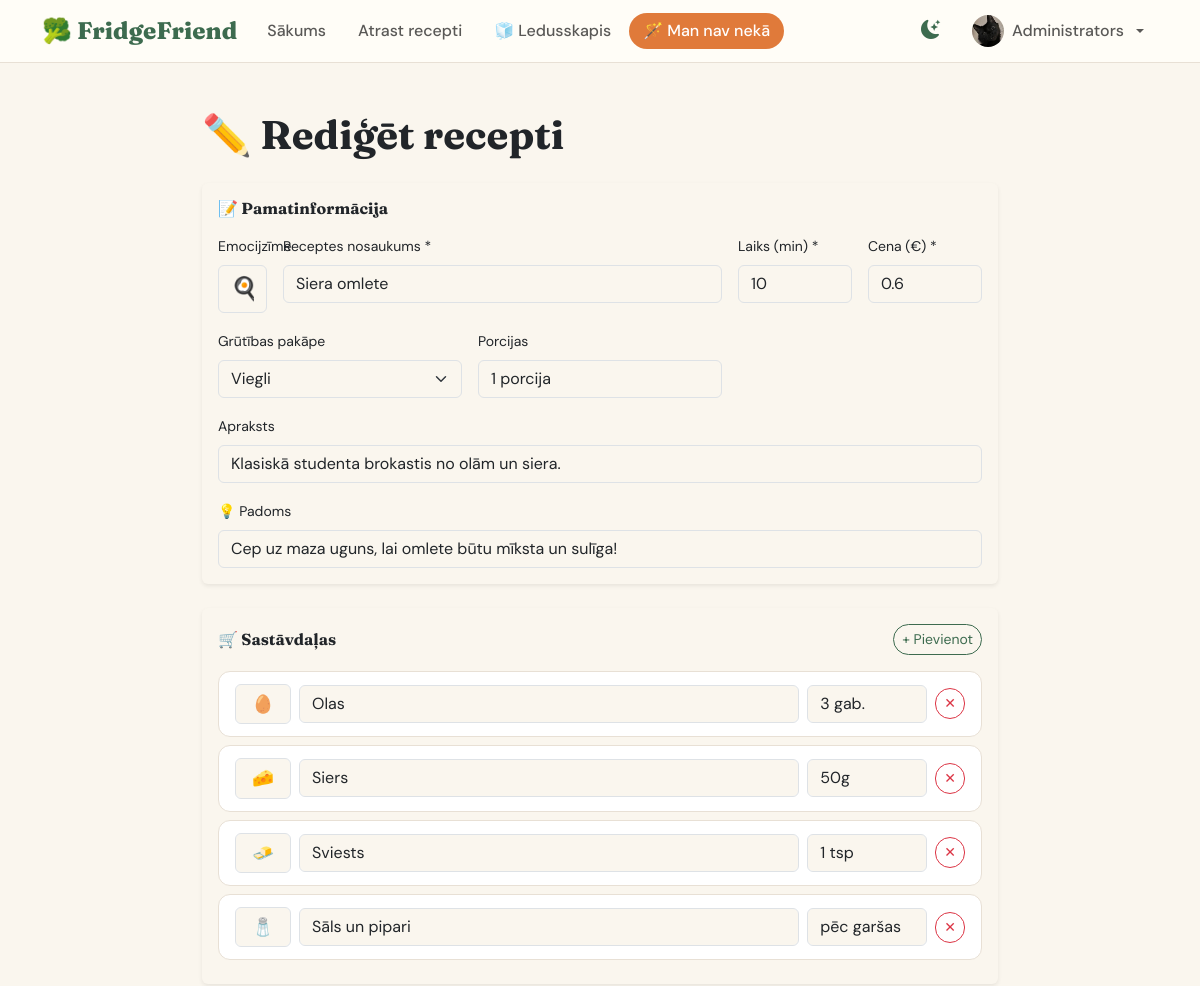
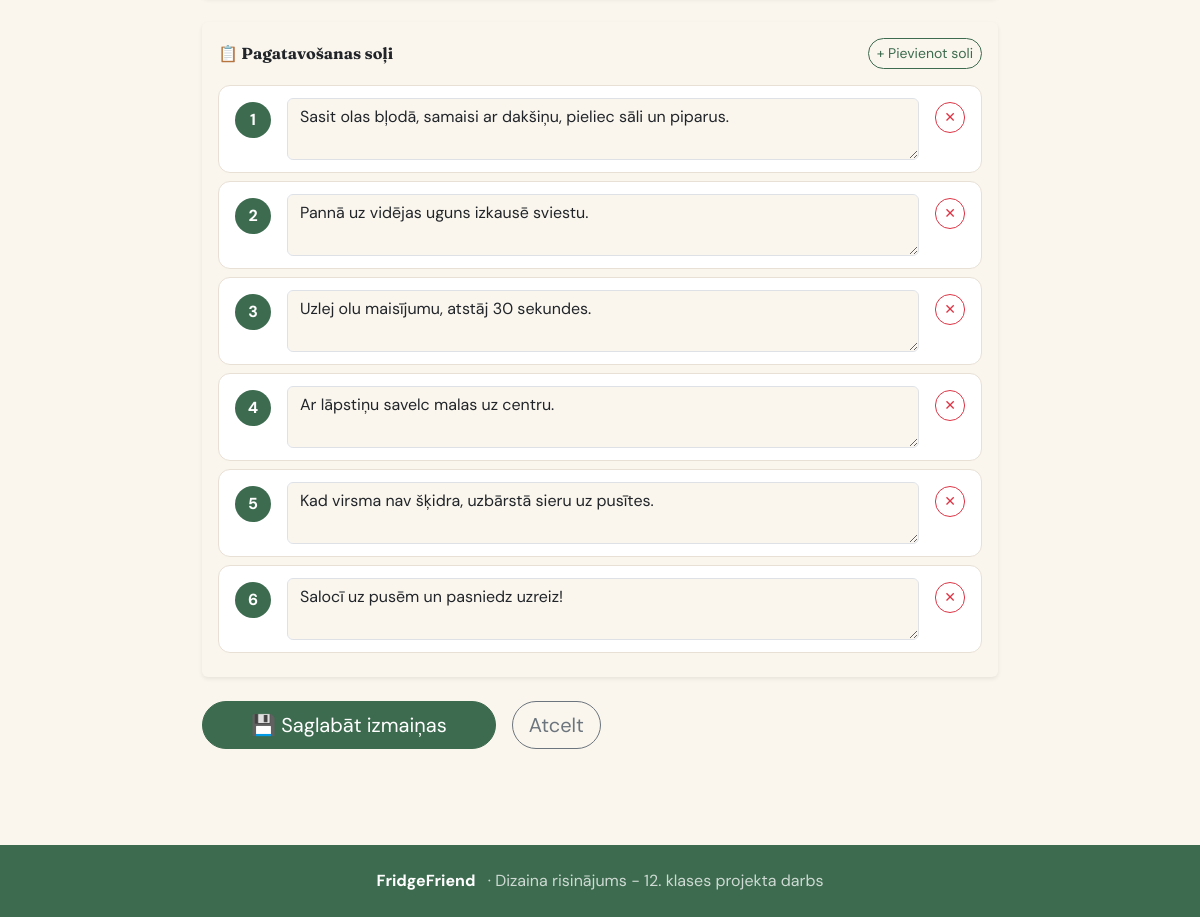
Screenshot of /recepte/1/rediget (signed in) with the database file from the repository (2 pictures, top to bottom).
### tables this page shows
CREATE TABLE users (
            id            INTEGER PRIMARY KEY AUTOINCREMENT,
            username      TEXT    UNIQUE NOT NULL,
            email         TEXT    UNIQUE NOT NULL,
            password_hash TEXT    NOT NULL,
            display_name  TEXT,
            bio           TEXT,
            profile_pic   TEXT,
            is_admin      INTEGER DEFAULT 0,
            created_at    TEXT    DEFAULT CURRENT_TIMESTAMP
        );

CREATE TABLE recipes (
            id           INTEGER PRIMARY KEY AUTOINCREMENT,
            name         TEXT    NOT NULL,
            emoji        TEXT    DEFAULT "🍽️",
            time_minutes INTEGER DEFAULT 15,
            cost_eur     REAL    DEFAULT 1.0,
            difficulty   TEXT    DEFAULT "Viegli",
            serves       TEXT    DEFAULT "1 porcija",
            tip          TEXT,
            description  TEXT,
            created_by   INTEGER,
            is_official  INTEGER DEFAULT 1,
            is_public    INTEGER DEFAULT 1,
            created_at   TEXT    DEFAULT CURRENT_TIMESTAMP,
            FOREIGN KEY(created_by) REFERENCES users(id) ON DELETE SET NULL
        );

CREATE TABLE recipe_ingredients (
            id              INTEGER PRIMARY KEY AUTOINCREMENT,
            recipe_id       INTEGER NOT NULL,
            ingredient_name TEXT,
            emoji           TEXT,
            amount          TEXT,
            is_optional     INTEGER DEFAULT 0,
            FOREIGN KEY(recipe_id) REFERENCES recipes(id) ON DELETE CASCADE
        );

CREATE TABLE recipe_steps (
            id          INTEGER PRIMARY KEY AUTOINCREMENT,
            recipe_id   INTEGER NOT NULL,
            step_number INTEGER,
            description TEXT,
            FOREIGN KEY(recipe_id) REFERENCES recipes(id) ON DELETE CASCADE
        );

### app.py (the view, shortened to what this page needs)
@app.route('/recepte/<int:recipe_id>/rediget', methods=['GET', 'POST'])
@login_required
def rediget_recepti(recipe_id):
    recipe = recipes.get_by_id(recipe_id)
    user = get_current_user()
    if not recipe or (recipe['created_by'] != user['id'] and not user['is_admin']):
        flash('Nav atļauts.', 'danger')
        return redirect(url_for('sakums'))
    return render_template('izveidot_recepti.html', recipe=recipe,
                           r_ings=recipes.get_ingredients(recipe_id),
                           r_steps=recipes.get_steps(recipe_id))

### app.py (called while the page is built)
def get_current_user():
    if 'user_id' in session:
        return users.get_by_id(session['user_id'])
    return None

def login_required(f):
    @wraps(f)
    def decorated(*args, **kwargs):
        if not get_current_user():
            flash('Lūdzu pieslēdzies.', 'warning')
            return redirect(url_for('login'))
        return f(*args, **kwargs)
    return decorated

@app.context_processor
def inject_user():
    return dict(current_user=get_current_user())

### models.py (called while the page is built)
    def connect(self):
        conn = sqlite3.connect(self.path)
        conn.row_factory = sqlite3.Row
        conn.execute("PRAGMA foreign_keys = ON")
        return conn

    def fetchone(self, sql, params=()):
        conn = self.connect()
        try:
            return conn.execute(sql, params).fetchone()
        finally:
            conn.close()

    def fetchall(self, sql, params=()):
        conn = self.connect()
        try:
            return conn.execute(sql, params).fetchall()
        finally:
            conn.close()

    def get_by_id(self, uid):
        return self.db.fetchone("SELECT * FROM users WHERE id=?", (uid,))

    def get_by_id(self, rid):
        return self.db.fetchone(
            """SELECT r.*, u.username as creator_username, u.display_name as creator_display,
                      u.profile_pic as creator_pic,
                      (SELECT COUNT(*) FROM recipe_likes WHERE recipe_id=r.id) as like_count
               FROM recipes r LEFT JOIN users u ON r.created_by=u.id
               WHERE r.id=?""", (rid,)
        )

    def get_ingredients(self, rid):
        return self.db.fetchall(
            "SELECT * FROM recipe_ingredients WHERE recipe_id=? ORDER BY id", (rid,)
        )

    def get_steps(self, rid):
        return self.db.fetchall(
            "SELECT * FROM recipe_steps WHERE recipe_id=? ORDER BY step_number", (rid,)
        )

### templates/izveidot_recepti.html (shortened to what this page needs)
{% extends "base.html" %}
{% block content %}
<div class="container-xl py-5" style="max-width:820px">
  <h1 class="ff-display fw-bold mb-1">
    {% if admin_mode %}🛡️ Jauna oficiālā recepte
    {% elif recipe %}✏️ Rediģēt recepti
    {% else %}🍽️ Izveidot recepti
    {% endif %}
  </h1>
  <form method="POST">
    <div class="card border-0 shadow-sm mb-4">
      <div class="card-body">
        <h6 class="ff-display fw-bold mb-3">📝 Pamatinformācija</h6>
        <div class="row g-3">
          <div class="col-md-1">
            <label class="form-label small">Emocijzīme</label>
            <input type="text" name="emoji" class="form-control text-center" style="font-size:1.4rem" value="{{ recipe.emoji if recipe else '🍽️' }}" required>
          </div>
          <div class="col-md-7">
            <label class="form-label small">Receptes nosaukums *</label>
            <input type="text" name="name" class="form-control" placeholder="piem. Siera omlete" value="{{ recipe.name if recipe else '' }}" required>
          </div>
          <div class="col-md-2">
            <label class="form-label small">Laiks (min) *</label>
            <input type="number" name="time_minutes" class="form-control" min="1" value="{{ recipe.time_minutes if recipe else 15 }}" required>
          </div>
          <div class="col-md-2">
            <label class="form-label small">Cena (€) *</label>
            <input type="number" name="cost_eur" class="form-control" step="0.01" min="0.01" value="{{ recipe.cost_eur if recipe else 1.00 }}" required>
          </div>
          <div class="col-md-4">
            <label class="form-label small">Grūtības pakāpe</label>
            <select name="difficulty" class="form-select">
              {% for d in ['Viegli','Vidēji','Grūti'] %}
              <option {% if recipe and recipe.difficulty==d %}selected{% endif %}>{{ d }}</option>
              {% endfor %}
            </select>
          </div>
          <div class="col-md-4">
            <label class="form-label small">Porcijas</label>
            <input type="text" name="serves" class="form-control" value="{{ recipe.serves if recipe else '1 porcija' }}">
          </div>
          <div class="col-md-12">
            <label class="form-label small">Apraksts</label>
            <input type="text" name="description" class="form-control" placeholder="Īss apraksts..." value="{{ recipe.description if recipe else '' }}">
          </div>
          <div class="col-md-12">
            <label class="form-label small">💡 Padoms</label>
            <input type="text" name="tip" class="form-control" placeholder="Kāds noderīgs padoms..." value="{{ recipe.tip if recipe else '' }}">
          </div>
        </div>
      </div>
    </div>
    <div class="card border-0 shadow-sm mb-4">
      <div class="card-body">
        <div class="d-flex align-items-center justify-content-between mb-3">
          <h6 class="ff-display fw-bold mb-0">🛒 Sastāvdaļas</h6>
          <button type="button" class="btn btn-outline-primary btn-sm btn-pill" onclick="addIng()">+ Pievienot</button>
        </div>
        <div id="ing-list">
          {% if r_ings %}
          {% for i in r_ings %}
          <div class="recipe-ing-row d-flex align-items-center gap-2">
            <input type="text" name="ing_emoji[]" class="form-control" style="width:56px;text-align:center;font-size:1.1rem" value="{{ i.emoji }}" placeholder="🥕">
            <input type="text" name="ing_name[]" class="form-control" placeholder="Nosaukums" value="{{ i.ingredient_name }}" required>
            <input type="text" name="ing_amount[]" class="form-control" style="max-width:120px" placeholder="Daudzums" value="{{ i.amount }}">
            <button type="button" class="btn btn-outline-danger btn-sm btn-pill flex-shrink-0" onclick="this.closest('.recipe-ing-row').remove()">✕</button>
          </div>
          {% endfor %}
          {% endif %}
        </div>
      </div>
    </div>
    <div class="card border-0 shadow-sm mb-4">
      <div class="card-body">
        <div class="d-flex align-items-center justify-content-between mb-3">
          <h6 class="ff-display fw-bold mb-0">📋 Pagatavošanas soļi</h6>
          <button type="button" class="btn btn-outline-primary btn-sm btn-pill" onclick="addStep()">+ Pievienot soli</button>
        </div>
        <div id="step-list">
          {% if r_steps %}
          {% for s in r_steps %}
          <div class="recipe-step-row d-flex align-items-start gap-3">
            <div class="step-num mt-1 flex-shrink-0">{{ s.step_number }}</div>
            <textarea name="step_desc[]" class="form-control" rows="2" placeholder="Apraksti soli...">{{ s.description }}</textarea>
            <button type="button" class="btn btn-outline-danger btn-sm btn-pill flex-shrink-0 mt-1" onclick="this.closest('.recipe-step-row').remove();renumberSteps()">✕</button>
          </div>
          {% endfor %}
          {% endif %}
        </div>
      </div>
    </div>
    <div class="d-flex gap-3">
      <button type="submit" class="btn btn-primary btn-lg btn-pill px-5">
        {% if recipe %}💾 Saglabāt izmaiņas{% else %}🚀 Iesniegt recepti{% endif %}
      </button>
      <a href="{{ url_for('admin_index') if admin_mode else url_for('manas_receptes') }}" class="btn btn-outline-secondary btn-lg btn-pill">Atcelt</a>
    </div>
  </form>
</div>
{% endblock %}

### templates/base.html (shortened to what this page needs)
<!DOCTYPE html>
<html lang="lv" data-bs-theme="light">
<head>
  <link href="https://cdn.jsdelivr.net/npm/bootstrap@5.3.3/dist/css/bootstrap.min.css" rel="stylesheet">
  <link href="https://cdn.jsdelivr.net/npm/bootstrap-icons@1.11.3/font/bootstrap-icons.min.css" rel="stylesheet">
  <link rel="stylesheet" href="{{ url_for('static', filename='style.css') }}">
</head>
<body class="page-fade">
<nav class="navbar navbar-expand-lg sticky-top">
  <div class="container-xl">
    <a class="navbar-brand" href="{{ url_for('sakums') }}">🥦 FridgeFriend</a>
    <div class="collapse navbar-collapse" id="navMenu">
      <ul class="navbar-nav me-auto gap-1">
        <li class="nav-item">
          <a class="nav-link {% if request.endpoint=='sakums' %}active{% endif %}" href="{{ url_for('sakums') }}">Sākums</a>
        </li>
        <li class="nav-item">
          <a class="nav-link {% if request.endpoint in ['sastavdalas','receptes','recepte'] %}active{% endif %}" href="{{ url_for('sastavdalas') }}">Atrast recepti</a>
        </li>
        <li class="nav-item">
          <a class="nav-link {% if request.endpoint=='mans_ledusskapis' %}active{% endif %}" href="{{ url_for('mans_ledusskapis') }}">🧊 Ledusskapis</a>
        </li>
        <li class="nav-item">
          <a class="nav-link btn-orange {% if request.endpoint=='mann_nav' %}active{% endif %}" href="{{ url_for('mann_nav') }}">🪄 Man nav nekā</a>
        </li>
      </ul>
      <ul class="navbar-nav align-items-center gap-2">
        <li class="nav-item">
          <button id="darkToggle" title="Tumšais/gaišais režīms">
            <i class="bi bi-moon-stars-fill" id="darkIcon"></i>
          </button>
        </li>
        {% if current_user %}
        <li class="nav-item dropdown">
          <a class="nav-link dropdown-toggle d-flex align-items-center gap-2" href="#" data-bs-toggle="dropdown">
            <div class="nav-avatar">
              {% if current_user.profile_pic %}
                <img src="{{ url_for('static', filename='uploads/avatars/' + current_user.profile_pic) }}" alt="">
              {% else %}
                {{ (current_user.display_name or current_user.username)[0].upper() }}
              {% endif %}
            </div>
            <span class="d-none d-lg-inline">{{ current_user.display_name or current_user.username }}</span>
          </a>
        </li>
        {% else %}
        <li class="nav-item"><a class="nav-link" href="{{ url_for('login') }}">Pieslēgties</a></li>
        <li class="nav-item"><a class="btn btn-primary btn-sm btn-pill px-3" href="{{ url_for('register') }}">Reģistrēties</a></li>
        {% endif %}
      </ul>
    </div>
  </div>
</nav>
{% block content %}{% endblock %}
<footer class="py-4 mt-5">
  <div class="container-xl text-center">
    <strong class="text-white">FridgeFriend</strong>
    <span class="ms-2">·  Dizaina risinājums - 12. klases projekta darbs </span>
  </div>
</footer>
</body>
</html>

### static/style.css (style rules this page uses)
:root { --ff-green: #3D6B4F; --ff-green-light: #5A8C6A; --ff-green-pale: #E8F0EB; --ff-orange: #E07A3A; --ff-orange-pale: #FEF0E6; --ff-cream: #FAF6EE; --ff-border: #E8E0D5; --bs-primary: #3D6B4F; --bs-primary-rgb: 61,107,79; --bs-body-font-family: 'DM Sans', sans-serif; --bs-body-bg: #FAF6EE; }
.ff-display { font-family: 'Fraunces', serif; }
.navbar-brand { font-family: 'Fraunces', serif; font-size: 1.5rem; font-weight: 800; color: var(--ff-green) !important; }
.navbar { background: #fffdf7; border-bottom: 1.5px solid var(--ff-border); }
.nav-link { font-weight: 500; border-radius: 50px; padding: 6px 14px !important; transition: all .15s; }
.nav-link.btn-orange { background: var(--ff-orange); color: #fff !important; border-radius: 50px; }
.btn-primary { background: var(--ff-green); border-color: var(--ff-green); }
.btn-outline-primary { color: var(--ff-green); border-color: var(--ff-green); }
.btn-orange { background: var(--ff-orange); border-color: var(--ff-orange); color: #fff; }
.btn-pill { border-radius: 50px !important; }
.recipe-step-row, .recipe-ing-row { background: #fff; border: 1.5px solid var(--ff-border); border-radius: 12px; padding: 12px 16px; margin-bottom: 8px; }
.step-num { width: 36px; height: 36px; border-radius: 50%; background: var(--ff-green); color: #fff; font-weight: 700; display: flex; align-items: center; justify-content: center; flex-shrink: 0; }
#darkToggle { cursor: pointer; font-size: 1.2rem; background: none; border: none; color: var(--ff-green); padding: 6px 10px; border-radius: 50px; }
footer { background: var(--ff-green); color: rgba(255,255,255,.75); }
.page-fade { animation: pageFade .3s ease; }
.nav-avatar { width: 32px; height: 32px; border-radius: 50%; background: var(--ff-green); color: #fff; font-weight: 700; font-size: .8rem; display: inline-flex; align-items: center; justify-content: center; overflow: hidden; }
.nav-avatar img { width: 100%; height: 100%; object-fit: cover; }

### rows the page displays
users: profile_pic (picture), display_name "Administrators"
recipes: emoji "🍳", name "Siera omlete", time_minutes "10", cost_eur "0.6", difficulty "Viegli", serves "1 porcija", description "Klasiskā studenta brokastis no olām un siera.", tip "Cep uz maza uguns, lai omlete būtu mīksta un sulīga!"
recipe_ingredients: emoji "🥚", ingredient_name "Olas", amount "3 gab."
recipe_ingredients: emoji "🧀", ingredient_name "Siers", amount "50g"
recipe_ingredients: emoji "🧈", ingredient_name "Sviests", amount "1 tsp"
recipe_ingredients: emoji "🧂", ingredient_name "Sāls un pipari", amount "pēc garšas"
recipe_steps: step_number "1", description "Sasit olas bļodā, samaisi ar dakšiņu, pieliec sāli un piparus."
recipe_steps: step_number "2", description "Pannā uz vidējas uguns izkausē sviestu."
recipe_steps: step_number "3", description "Uzlej olu maisījumu, atstāj 30 sekundes."
recipe_steps: step_number "4", description "Ar lāpstiņu savelc malas uz centru."
recipe_steps: step_number "5", description "Kad virsma nav šķidra, uzbārstā sieru uz pusītes."
recipe_steps: step_number "6", description "Salocī uz pusēm un pasniedz uzreiz!"
